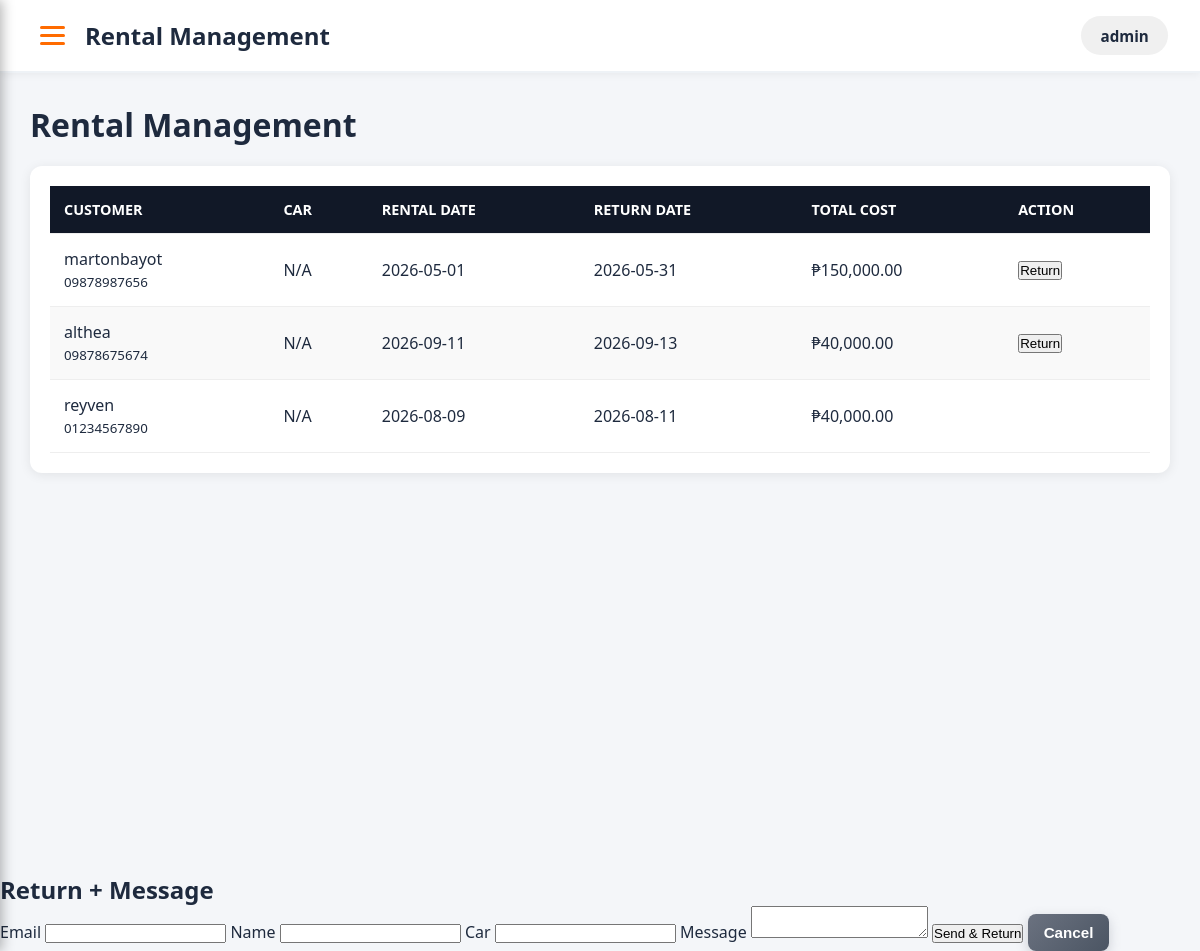
Page /admin/rentals.php (signed in) on the earlier database version.
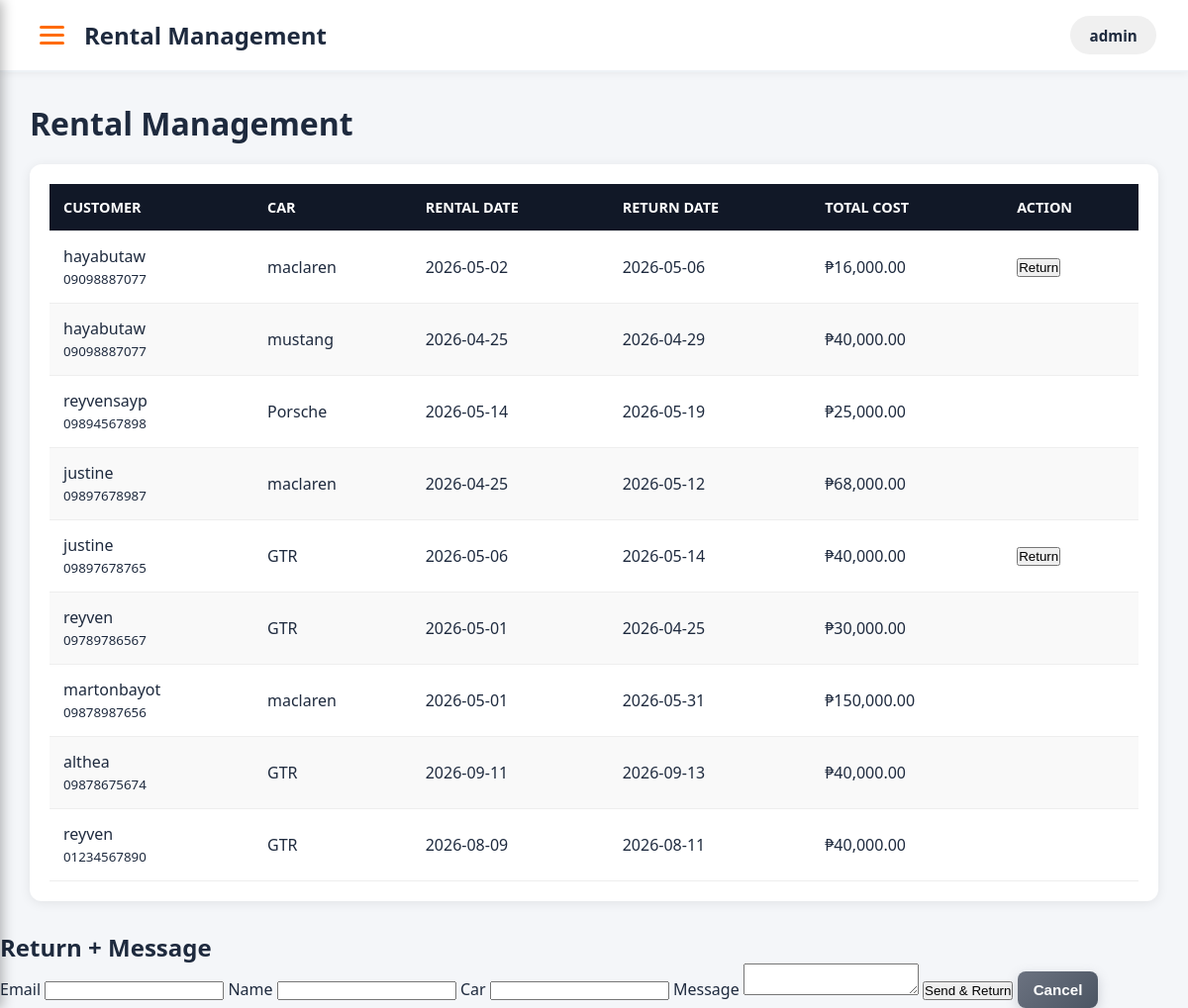
Same page on the later database version.
### tables this page shows
CREATE TABLE `rentals` (
  `id` int(11) NOT NULL,
  `car_id` int(11) DEFAULT NULL,
  `customer_name` varchar(100) NOT NULL,
  `customer_phone` varchar(20) DEFAULT NULL,
  `customer_email` varchar(100) DEFAULT NULL,
  `rental_date` date NOT NULL,
  `return_date` date NOT NULL,
  `total_days` int(11) DEFAULT NULL,
  `total_cost` decimal(10,2) DEFAULT NULL,
  `status` enum('active','completed','cancelled') DEFAULT 'active',
  `approval_status` enum('pending','approved','rejected') DEFAULT 'pending',
  `approved_by` int(11) DEFAULT NULL,
  `approved_at` datetime DEFAULT NULL,
  `created_at` timestamp NOT NULL DEFAULT current_timestamp(),
  `user_id` int(11) DEFAULT NULL,
  `payment_status` enum('pending','partial','paid','refunded','overdue') DEFAULT 'pending',
  `payment_method` varchar(50) DEFAULT NULL,
  `payment_due_date` date DEFAULT NULL,
  `payment_instructions` text DEFAULT NULL,
  `booking_date` timestamp NOT NULL DEFAULT current_timestamp()
);

CREATE TABLE `car` (
  `id` int(11) NOT NULL,
  `image` varchar(255) DEFAULT NULL,
  `car_name` varchar(100) NOT NULL,
  `brand` varchar(50) DEFAULT NULL,
  `model` varchar(50) DEFAULT NULL,
  `plate_num` varchar(100) NOT NULL,
  `year` int(11) DEFAULT NULL,
  `price_per_day` decimal(10,2) NOT NULL,
  `category` varchar(100) NOT NULL,
  `description` text DEFAULT NULL,
  `transmission` varchar(20) DEFAULT NULL,
  `fuel_type` varchar(20) DEFAULT NULL,
  `seating_capacity` int(11) DEFAULT NULL,
  `color` varchar(30) DEFAULT NULL,
  `insurance_info` varchar(100) DEFAULT NULL,
  `location` varchar(100) DEFAULT NULL,
  `status` enum('available','rented','maintenance') DEFAULT 'available',
  `created_at` timestamp NOT NULL DEFAULT current_timestamp()
);

### admin/rentals.php (the view, shortened to what this page needs)
<?php
require_once '../config/database.php';
$rentals = $pdo->query("
    SELECT r.*, c.car_name
    FROM rentals r
    LEFT JOIN car c ON r.car_id = c.id
    ORDER BY r.id DESC
")->fetchAll();
?>
<!DOCTYPE html>
<html lang="en">
<head>
<link rel="stylesheet" href="../assets/css/style.css">
<link rel="stylesheet" href="../assets/css/sidebar.css">
<link rel="stylesheet" href="../assets/css/admin.css">
</head>
<body>
<header>
    <div class="custom-header">
        <div class="header-left">
            <div class="hamburger-btn" onclick="toggleMenuAdmin()" title="Menu">
                <span></span>
                <span></span>
                <span></span>
            </div>
            <h2> Rental Management</h2>
        </div>
        <div class="header-right">
            <div class="user-section">
                <span class="username">
                    <?= htmlspecialchars($_SESSION['username'] ?? 'Admin'); ?>
                </span>
            </div>
        </div>
    </div>
</header>
<div class="dashboard">
<div class="main">
<h1> Rental Management</h1>
<div class="panel">
<table>
<thead>
<tr>
    <th>Customer</th>
    <th>Car</th>
    <th>Rental Date</th>
    <th>Return Date</th>
    <th>Total Cost</th>
    <th>Action</th>
</tr>
</thead>
<tbody>
<?php foreach($rentals as $rental): ?>
<tr>
<td>
    <?= htmlspecialchars($rental['customer_name']) ?><br>
    <small><?= htmlspecialchars($rental['customer_phone']) ?></small>
</td>
<td><?= htmlspecialchars($rental['car_name'] ?? 'N/A') ?></td>
<td><?= $rental['rental_date'] ?></td>
<td><?= $rental['return_date'] ?></td>
<td>₱<?= number_format($rental['total_cost'], 2) ?></td>
<td>
<div class="action-box">
<?php if($rental['status'] == 'active'): ?>
    <button class="btn"
        onclick="openReturnModal(
            <?= $rental['id'] ?>,
            '<?= htmlspecialchars($rental['customer_name']) ?>',
            '<?= htmlspecialchars($rental['customer_email'] ?? '') ?>',
            '<?= htmlspecialchars($rental['car_name'] ?? '') ?>'
        )">
        Return
    </button>
<?php endif; ?>
</div>
</td>
</tr>
<?php endforeach; ?>
</tbody>
</table>
</div>
</div>
</div>
<div id="returnModal" class="return-modal">
<div class="return-box">
<h2> Return + Message</h2>
<form method="POST">
<label>Email</label>
<input type="text" name="customer_email" id="r_email" readonly>
<label>Name</label>
<input type="text" id="r_customer" readonly>
<label>Car</label>
<input type="text" id="r_car" readonly>
<label>Message</label>
<textarea name="message" required></textarea>
<button type="submit" name="send_return" class="btn-confirm">
Send & Return
</button>
<button type="button" class="btn-cancel" onclick="closeReturnModal()">
Cancel
</button>
</form>
</div>
</div>
</body>
</html>

Differences in the rows shown:
added rentals: customer_name "hayabutaw", customer_phone "09098887077", car.car_name "maclaren", rental_date "2026-05-02", return_date "2026-05-06", total_cost "16,000.00"
added rentals: customer_name "hayabutaw", customer_phone "09098887077", car.car_name "mustang", rental_date "2026-04-25", return_date "2026-04-29", total_cost "40,000.00"
added rentals: customer_name "reyvensayp", customer_phone "09894567898", car.car_name "Porsche", rental_date "2026-05-14", return_date "2026-05-19", total_cost "25,000.00"
added rentals: customer_name "justine", customer_phone "09897678987", car.car_name "maclaren", rental_date "2026-04-25", return_date "2026-05-12", total_cost "68,000.00"
added rentals: customer_name "justine", customer_phone "09897678765", car.car_name "GTR", rental_date "2026-05-06", return_date "2026-05-14", total_cost "40,000.00"
added rentals: customer_name "reyven", customer_phone "09789786567", car.car_name "GTR", rental_date "2026-05-01", return_date "2026-04-25", total_cost "30,000.00"
changed rentals "martonbayot": car.car_name "N/A" → "maclaren"; no longer shows "Return"
changed rentals "althea": car.car_name "N/A" → "GTR"; no longer shows "Return"
changed rentals (number 9 of 9 on the later page): car.car_name "N/A" → "GTR"
